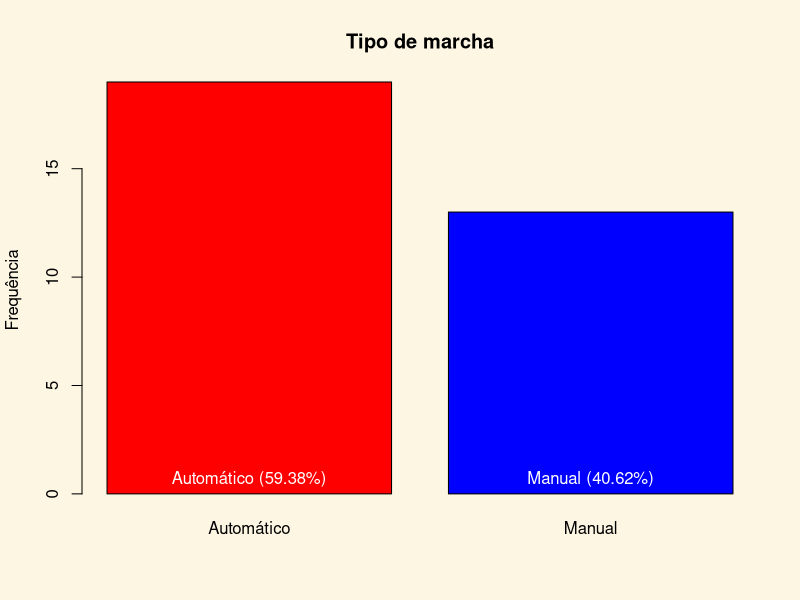
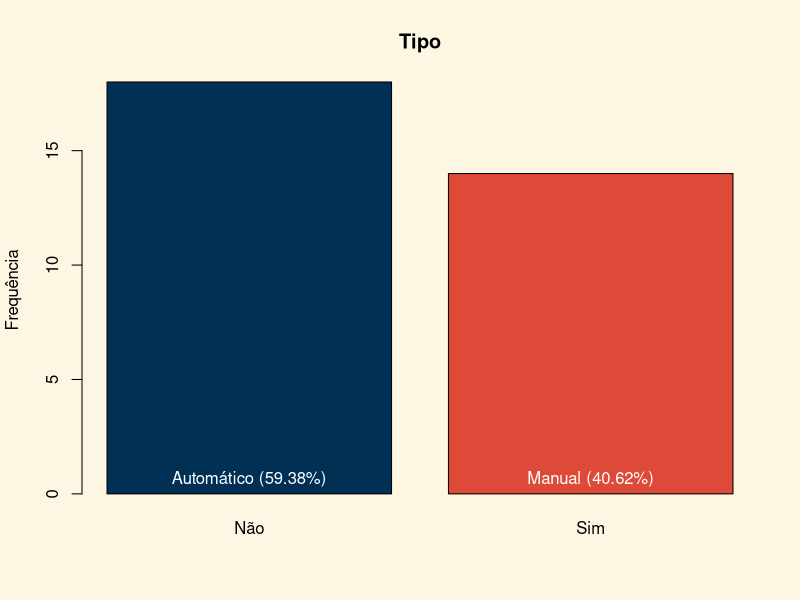
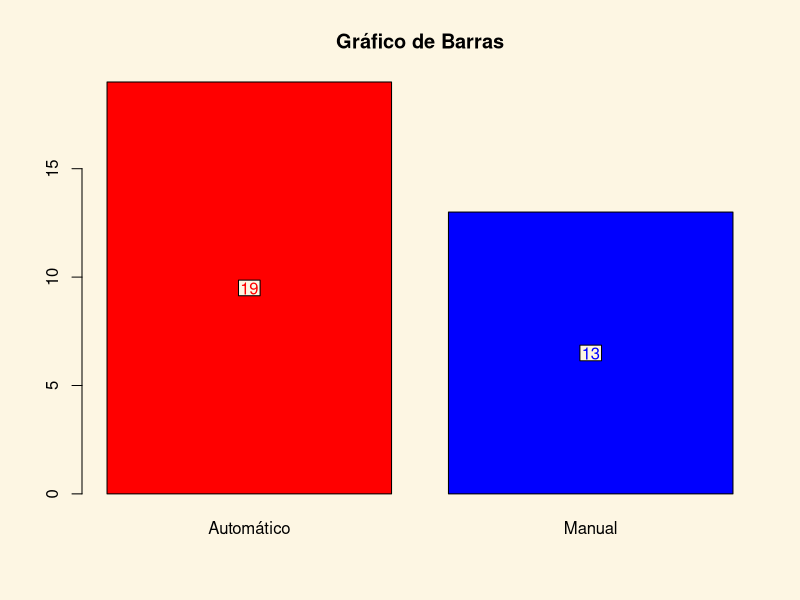
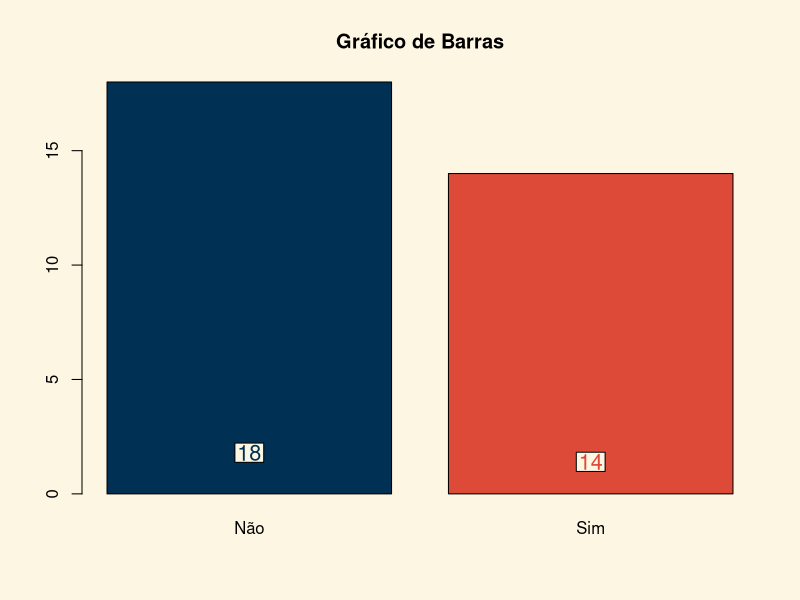
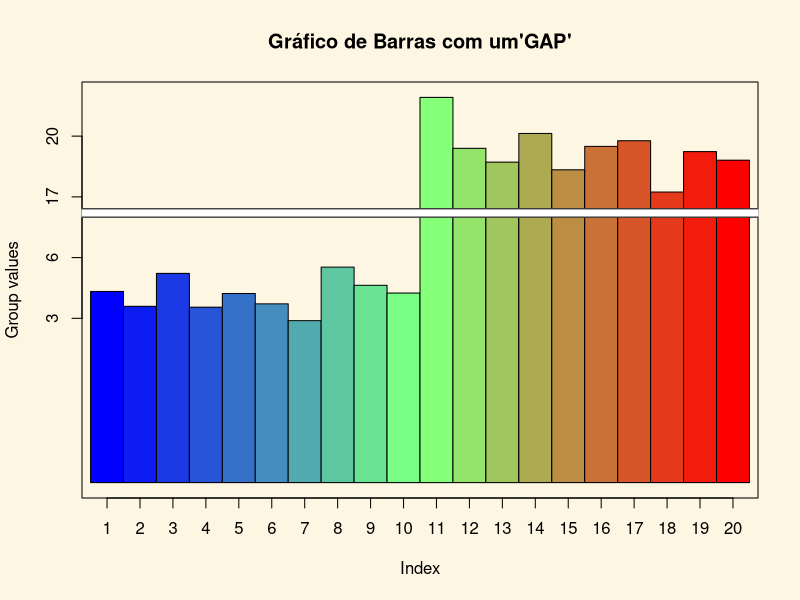
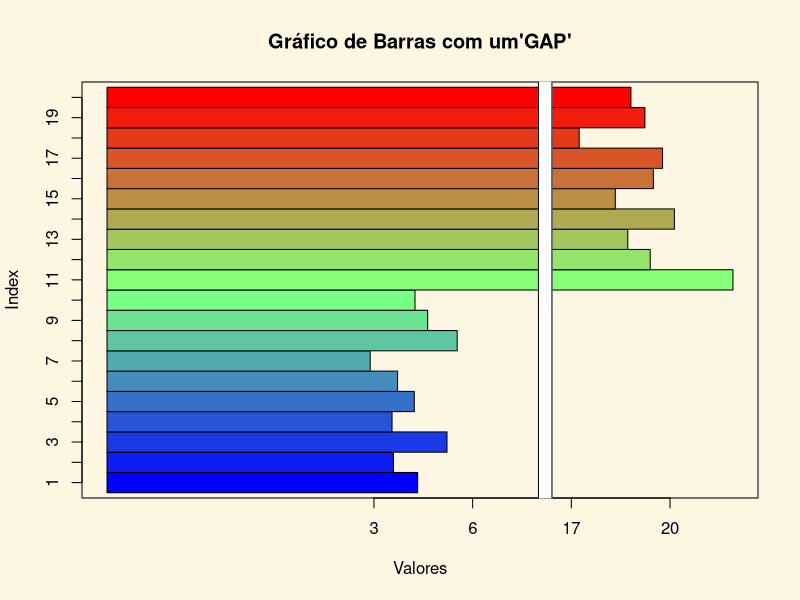
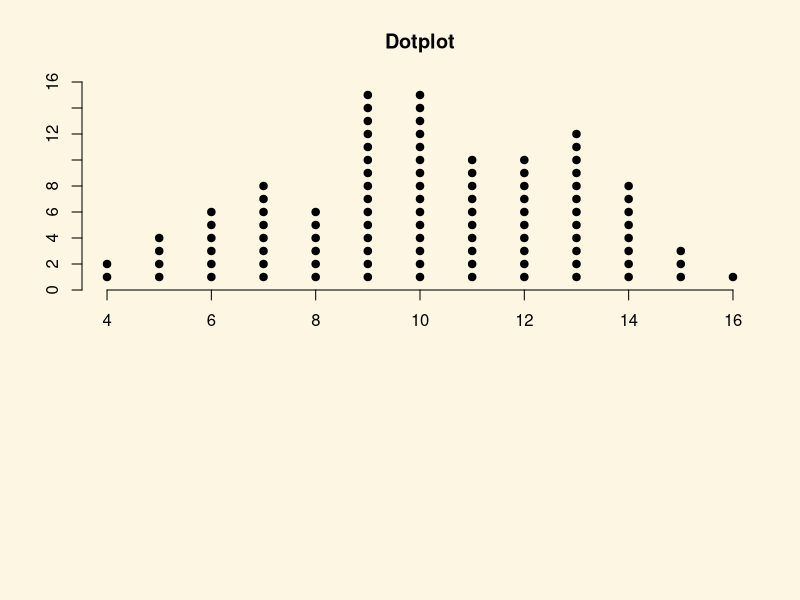
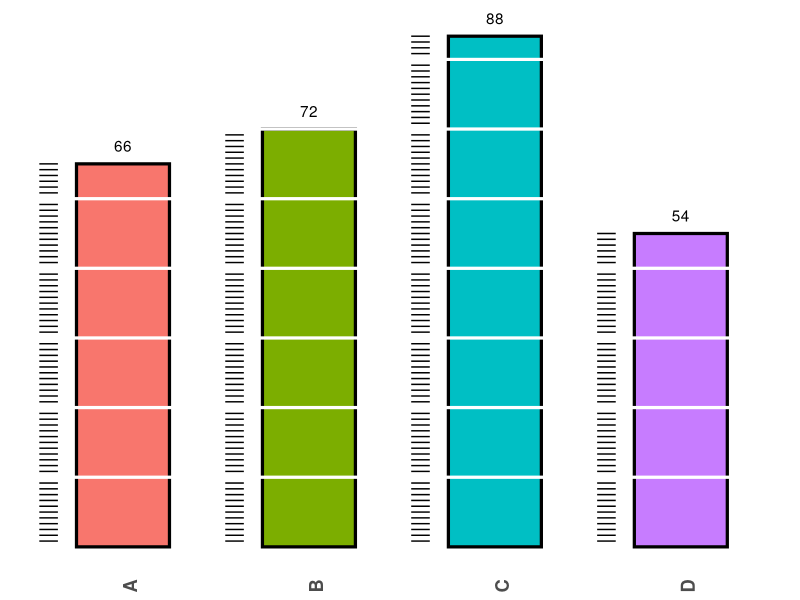

Reproduce these figures in R, in order.
## ---- chunk 1
data(mtcars)
mtcars <- within(mtcars, {
  am <- factor(am, labels=c('Automático','Manual'))
})
mtcars <- within(mtcars, {
  vs <- factor(vs, labels=c('Não','Sim'))
})
par(bg="#fdf6e3") 

contagem = table(mtcars$am)
nomes = levels(mtcars$am)
porcent = round(prop.table(contagem)*100,2)
rotulo=paste(nomes," (",porcent,"%",")",sep="")
barras<-barplot(table(mtcars$am), ylab="Frequência", main="Tipo de marcha", col=c("red","blue"))
text(barras, 0, rotulo,cex=1,pos=3,col ="#ffffff")

contagem2 = table(mtcars$vs)
nomes2 = levels(mtcars$vs)
porcent2 = round(prop.table(contagem2)*100,2)
rotulo2=paste(nomes2," (",porcent2,"%",")",sep="")
barras2<-barplot(table(mtcars$vs), ylab="Frequência", main="Tipo", col=c("#003154","#dd4a37"))
text(barras2, 0, rotulo,cex=1,pos=3,col ="#ffffff")
## ---- chunk 2
par(bg="#fdf6e3") 
library(plotrix)
barpos<-barplot(contagem,main="Gráfico de Barras",col=c("red","blue"))
barlabels(barpos,contagem,col=c("red","blue"))

barpos2<-barplot(contagem2,main="Gráfico de Barras", col=c("#003154","#dd4a37"))
barlabels(barpos2,contagem2,cex=1.3,prop=0.1, col=c("#003154","#dd4a37"))

## ---- chunk 3
library(RColorBrewer)
par(bg="#fdf6e3") 
#display.brewer.all()
COR<-brewer.pal(4,"Dark2")
#COR

library(plotrix)
twogrp<-c(rnorm(10)+4,rnorm(10)+20)
 gap.barplot(twogrp,gap=c(8,16),xlab="Index",ytics=c(3,6,17,20),
  ylab="Group values",main="Gráfico de Barras com um'GAP'")
gap.barplot(twogrp,gap=c(8,16),xlab="Index",ytics=c(3,6,17,20),
  ylab="Valores",horiz=TRUE,main="Gráfico de Barras com um'GAP'")

## ---- chunk 4
library(plotrix)  
x <- rpois(100,10)
dotplot.mtb(x,yaxis=TRUE,main="Dotplot")
## ---- chunk 5
require(ggplot2)

# function 
ruler.bar.plot <-function(gg, nn, mjtick =1, mntick = 0.2, mjtickcol = "black", mntickcol = "white"){
seq.list<-list()
for(i in 1:length(gg)){
  ystart<-seq(mntick ,gg[i],mntick )
  yend<-ystart
  xstart<-rep(i-0.45,length(ystart))
  xend<-xstart+0.1
  nam.val<-c(nn[i],rep(NA,length(ystart)-1))
  numb.val<-c(gg[i],rep(NA,length(ystart)-1))
  seq.list[[i]]<-data.frame(nam.val,numb.val,xstart,xend,ystart,yend)
}
df<-as.data.frame(do.call(rbind, seq.list))
p <- ggplot(df, aes(nam.val))
p + geom_bar(aes(y=numb.val,fill=nam.val),stat="identity",width=0.5,color=mjtickcol,lwd=1.1) +
        geom_segment(aes(x=xstart,y=ystart,xend=xend,yend=yend), color=mjtickcol) +
        ylim(c(0,max(gg)+0.5))  + scale_x_discrete(limits= nn) +
            geom_hline(yintercept=seq(mjtick,max(gg),mjtick),color=mntickcol,lwd=1.1)+   geom_text(aes (y = numb.val, label = numb.val), vjust= - 1 ) +
    guides(fill=FALSE) +
         theme_bw()+
    theme(axis.title=element_blank(),
               axis.text.y=element_blank(),
               axis.text.x=element_text(angle=90,face="bold",size=rel(1.5)),
               axis.ticks=element_blank(),
               panel.background = element_rect(fill = mntickcol),
               panel.border=element_blank(),
               panel.grid=element_blank(),
               legend.position = "none")
}

# human height in inches, ticking done at each 12
htinch <- c(66, 72, 88, 54)
id <- c("A", "B", "C", "D")
ruler.bar.plot(htinch, id, mjtick =12, mntick = 1,  mjtickcol = "black", mntickcol = "white")
VV = c(0.13, 0.33, 0.82, 0.46)
LV = c("A", "C", "L", "N")
ruler.bar.plot(VV, LV, mjtick =0.1, mntick = 0.02,  mjtickcol = "black", mntickcol = "white")
## ---- chunk 6

